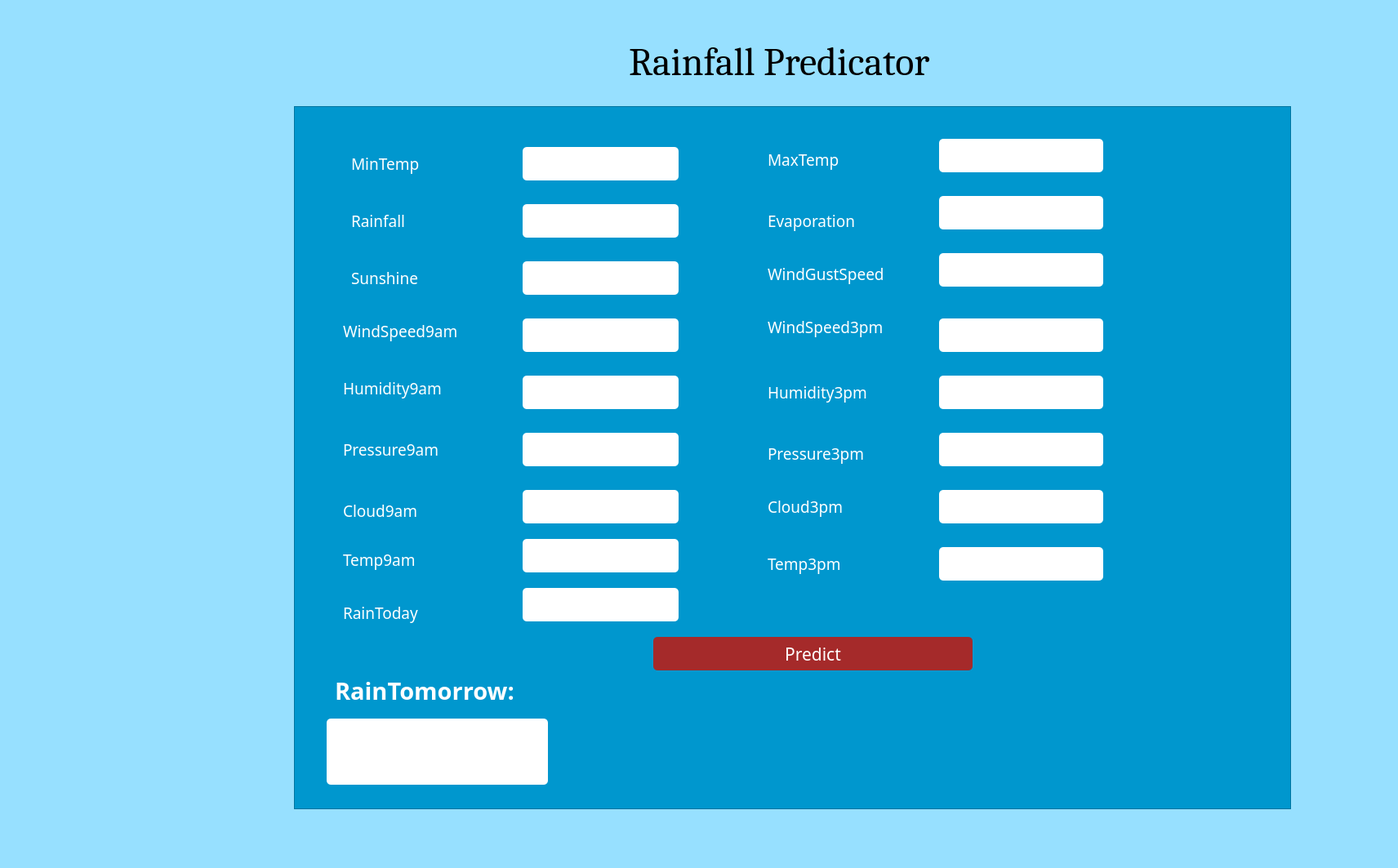
<?xml version="1.0" encoding="UTF-8"?>
<ui version="4.0">
 <class>Form</class>
 <widget class="QWidget" name="Form">
  <property name="geometry">
   <rect>
    <x>0</x>
    <y>0</y>
    <width>1712</width>
    <height>1063</height>
   </rect>
  </property>
  <property name="windowTitle">
   <string>Form</string>
  </property>
  <property name="styleSheet">
   <string notr="true">background-color: rgb(151, 236, 255);
background-color: rgb(151, 224, 255);</string>
  </property>
  <widget class="QLabel" name="label">
   <property name="geometry">
    <rect>
     <x>770</x>
     <y>30</y>
     <width>681</width>
     <height>91</height>
    </rect>
   </property>
   <property name="font">
    <font>
     <family>Cambria</family>
     <pointsize>36</pointsize>
    </font>
   </property>
   <property name="styleSheet">
    <string notr="true">background:transparent</string>
   </property>
   <property name="text">
    <string>Rainfall Predicator</string>
   </property>
  </widget>
  <widget class="QLabel" name="label_4">
   <property name="geometry">
    <rect>
     <x>130</x>
     <y>400</y>
     <width>121</width>
     <height>51</height>
    </rect>
   </property>
   <property name="text">
    <string/>
   </property>
  </widget>
  <widget class="QFrame" name="frame">
   <property name="geometry">
    <rect>
     <x>360</x>
     <y>130</y>
     <width>1221</width>
     <height>861</height>
    </rect>
   </property>
   <property name="styleSheet">
    <string notr="true">background-color: rgb(0, 151, 206);</string>
   </property>
   <property name="frameShape">
    <enum>QFrame::StyledPanel</enum>
   </property>
   <property name="frameShadow">
    <enum>QFrame::Raised</enum>
   </property>
   <widget class="QLabel" name="label_2">
    <property name="geometry">
     <rect>
      <x>70</x>
      <y>50</y>
      <width>161</width>
      <height>41</height>
     </rect>
    </property>
    <property name="font">
     <font>
      <family>Trebuchet MS</family>
      <pointsize>14</pointsize>
     </font>
    </property>
    <property name="styleSheet">
     <string notr="true">color:white</string>
    </property>
    <property name="text">
     <string>MinTemp</string>
    </property>
   </widget>
   <widget class="QLabel" name="label_5">
    <property name="geometry">
     <rect>
      <x>70</x>
      <y>120</y>
      <width>171</width>
      <height>41</height>
     </rect>
    </property>
    <property name="font">
     <font>
      <family>Trebuchet MS</family>
      <pointsize>14</pointsize>
     </font>
    </property>
    <property name="styleSheet">
     <string notr="true">color:white</string>
    </property>
    <property name="text">
     <string>Rainfall</string>
    </property>
   </widget>
   <widget class="QLabel" name="label_6">
    <property name="geometry">
     <rect>
      <x>70</x>
      <y>190</y>
      <width>191</width>
      <height>41</height>
     </rect>
    </property>
    <property name="font">
     <font>
      <family>Trebuchet MS</family>
      <pointsize>14</pointsize>
     </font>
    </property>
    <property name="styleSheet">
     <string notr="true">color:white</string>
    </property>
    <property name="text">
     <string>Sunshine</string>
    </property>
   </widget>
   <widget class="QLabel" name="label_7">
    <property name="geometry">
     <rect>
      <x>60</x>
      <y>260</y>
      <width>191</width>
      <height>31</height>
     </rect>
    </property>
    <property name="font">
     <font>
      <family>Trebuchet MS</family>
      <pointsize>14</pointsize>
     </font>
    </property>
    <property name="styleSheet">
     <string notr="true">color:white</string>
    </property>
    <property name="text">
     <string>WindSpeed9am</string>
    </property>
   </widget>
   <widget class="QLabel" name="label_8">
    <property name="geometry">
     <rect>
      <x>60</x>
      <y>330</y>
      <width>191</width>
      <height>31</height>
     </rect>
    </property>
    <property name="font">
     <font>
      <family>Trebuchet MS</family>
      <pointsize>14</pointsize>
     </font>
    </property>
    <property name="styleSheet">
     <string notr="true">color:white</string>
    </property>
    <property name="text">
     <string>Humidity9am</string>
    </property>
   </widget>
   <widget class="QLabel" name="label_9">
    <property name="geometry">
     <rect>
      <x>60</x>
      <y>400</y>
      <width>181</width>
      <height>41</height>
     </rect>
    </property>
    <property name="font">
     <font>
      <family>Trebuchet MS</family>
      <pointsize>14</pointsize>
     </font>
    </property>
    <property name="styleSheet">
     <string notr="true">color:white</string>
    </property>
    <property name="text">
     <string>Pressure9am</string>
    </property>
   </widget>
   <widget class="QLineEdit" name="txtmin">
    <property name="geometry">
     <rect>
      <x>280</x>
      <y>50</y>
      <width>191</width>
      <height>41</height>
     </rect>
    </property>
    <property name="font">
     <font>
      <pointsize>12</pointsize>
     </font>
    </property>
    <property name="styleSheet">
     <string notr="true">QLineEdit
{
background-color: white;


   border-radius:5px;
}</string>
    </property>
   </widget>
   <widget class="QLineEdit" name="txtrain">
    <property name="geometry">
     <rect>
      <x>280</x>
      <y>120</y>
      <width>191</width>
      <height>41</height>
     </rect>
    </property>
    <property name="font">
     <font>
      <pointsize>12</pointsize>
     </font>
    </property>
    <property name="styleSheet">
     <string notr="true">QLineEdit
{
background-color: white;


   border-radius:5px;
}</string>
    </property>
   </widget>
   <widget class="QLineEdit" name="txtsun">
    <property name="geometry">
     <rect>
      <x>280</x>
      <y>190</y>
      <width>191</width>
      <height>41</height>
     </rect>
    </property>
    <property name="font">
     <font>
      <pointsize>12</pointsize>
     </font>
    </property>
    <property name="styleSheet">
     <string notr="true">QLineEdit
{
background-color: white;


   border-radius:5px;
}</string>
    </property>
   </widget>
   <widget class="QLineEdit" name="txtwin9">
    <property name="geometry">
     <rect>
      <x>280</x>
      <y>260</y>
      <width>191</width>
      <height>41</height>
     </rect>
    </property>
    <property name="font">
     <font>
      <pointsize>12</pointsize>
     </font>
    </property>
    <property name="styleSheet">
     <string notr="true">QLineEdit
{
background-color: white;


   border-radius:5px;
}</string>
    </property>
   </widget>
   <widget class="QLineEdit" name="txthumi9">
    <property name="geometry">
     <rect>
      <x>280</x>
      <y>330</y>
      <width>191</width>
      <height>41</height>
     </rect>
    </property>
    <property name="font">
     <font>
      <pointsize>12</pointsize>
     </font>
    </property>
    <property name="styleSheet">
     <string notr="true">QLineEdit
{
background-color: white;


   border-radius:5px;
}</string>
    </property>
   </widget>
   <widget class="QLineEdit" name="txtpress9">
    <property name="geometry">
     <rect>
      <x>280</x>
      <y>400</y>
      <width>191</width>
      <height>41</height>
     </rect>
    </property>
    <property name="font">
     <font>
      <pointsize>12</pointsize>
     </font>
    </property>
    <property name="styleSheet">
     <string notr="true">QLineEdit
{
background-color: white;


   border-radius:5px;
}</string>
    </property>
   </widget>
   <widget class="QLabel" name="label_10">
    <property name="geometry">
     <rect>
      <x>580</x>
      <y>50</y>
      <width>161</width>
      <height>31</height>
     </rect>
    </property>
    <property name="font">
     <font>
      <family>Trebuchet MS</family>
      <pointsize>14</pointsize>
     </font>
    </property>
    <property name="styleSheet">
     <string notr="true">color:white</string>
    </property>
    <property name="text">
     <string>MaxTemp</string>
    </property>
   </widget>
   <widget class="QLabel" name="label_11">
    <property name="geometry">
     <rect>
      <x>580</x>
      <y>120</y>
      <width>151</width>
      <height>41</height>
     </rect>
    </property>
    <property name="font">
     <font>
      <family>Trebuchet MS</family>
      <pointsize>14</pointsize>
     </font>
    </property>
    <property name="styleSheet">
     <string notr="true">color:white</string>
    </property>
    <property name="text">
     <string>Evaporation</string>
    </property>
   </widget>
   <widget class="QLabel" name="label_12">
    <property name="geometry">
     <rect>
      <x>580</x>
      <y>190</y>
      <width>161</width>
      <height>31</height>
     </rect>
    </property>
    <property name="font">
     <font>
      <family>Trebuchet MS</family>
      <pointsize>14</pointsize>
     </font>
    </property>
    <property name="styleSheet">
     <string notr="true">color:white</string>
    </property>
    <property name="text">
     <string>WindGustSpeed</string>
    </property>
   </widget>
   <widget class="QLabel" name="label_13">
    <property name="geometry">
     <rect>
      <x>580</x>
      <y>250</y>
      <width>161</width>
      <height>41</height>
     </rect>
    </property>
    <property name="font">
     <font>
      <family>Trebuchet MS</family>
      <pointsize>14</pointsize>
     </font>
    </property>
    <property name="styleSheet">
     <string notr="true">color:white</string>
    </property>
    <property name="text">
     <string>WindSpeed3pm</string>
    </property>
   </widget>
   <widget class="QLabel" name="label_14">
    <property name="geometry">
     <rect>
      <x>580</x>
      <y>330</y>
      <width>151</width>
      <height>41</height>
     </rect>
    </property>
    <property name="font">
     <font>
      <family>Trebuchet MS</family>
      <pointsize>14</pointsize>
     </font>
    </property>
    <property name="styleSheet">
     <string notr="true">color:white</string>
    </property>
    <property name="text">
     <string>Humidity3pm</string>
    </property>
   </widget>
   <widget class="QLabel" name="label_15">
    <property name="geometry">
     <rect>
      <x>580</x>
      <y>410</y>
      <width>141</width>
      <height>31</height>
     </rect>
    </property>
    <property name="font">
     <font>
      <family>Trebuchet MS</family>
      <pointsize>14</pointsize>
     </font>
    </property>
    <property name="styleSheet">
     <string notr="true">color:white</string>
    </property>
    <property name="text">
     <string>Pressure3pm</string>
    </property>
   </widget>
   <widget class="QLineEdit" name="txtmax">
    <property name="geometry">
     <rect>
      <x>790</x>
      <y>40</y>
      <width>201</width>
      <height>41</height>
     </rect>
    </property>
    <property name="font">
     <font>
      <pointsize>12</pointsize>
     </font>
    </property>
    <property name="styleSheet">
     <string notr="true">QLineEdit
{
background-color: white;


   border-radius:5px;
}</string>
    </property>
   </widget>
   <widget class="QLineEdit" name="txteva">
    <property name="geometry">
     <rect>
      <x>790</x>
      <y>110</y>
      <width>201</width>
      <height>41</height>
     </rect>
    </property>
    <property name="font">
     <font>
      <pointsize>12</pointsize>
     </font>
    </property>
    <property name="styleSheet">
     <string notr="true">QLineEdit
{
background-color: white;


   border-radius:5px;
}</string>
    </property>
   </widget>
   <widget class="QLineEdit" name="txtwin">
    <property name="geometry">
     <rect>
      <x>790</x>
      <y>180</y>
      <width>201</width>
      <height>41</height>
     </rect>
    </property>
    <property name="font">
     <font>
      <pointsize>12</pointsize>
     </font>
    </property>
    <property name="styleSheet">
     <string notr="true">QLineEdit
{
background-color: white;


   border-radius:5px;
}</string>
    </property>
   </widget>
   <widget class="QLineEdit" name="txtwin3">
    <property name="geometry">
     <rect>
      <x>790</x>
      <y>260</y>
      <width>201</width>
      <height>41</height>
     </rect>
    </property>
    <property name="font">
     <font>
      <pointsize>12</pointsize>
     </font>
    </property>
    <property name="styleSheet">
     <string notr="true">QLineEdit
{
background-color: white;


   border-radius:5px;
}</string>
    </property>
   </widget>
   <widget class="QLineEdit" name="txthumi3">
    <property name="geometry">
     <rect>
      <x>790</x>
      <y>330</y>
      <width>201</width>
      <height>41</height>
     </rect>
    </property>
    <property name="font">
     <font>
      <pointsize>12</pointsize>
     </font>
    </property>
    <property name="styleSheet">
     <string notr="true">QLineEdit
{
background-color: white;


   border-radius:5px;
}</string>
    </property>
   </widget>
   <widget class="QLineEdit" name="txtpress3">
    <property name="geometry">
     <rect>
      <x>790</x>
      <y>400</y>
      <width>201</width>
      <height>41</height>
     </rect>
    </property>
    <property name="font">
     <font>
      <pointsize>12</pointsize>
     </font>
    </property>
    <property name="styleSheet">
     <string notr="true">QLineEdit
{
background-color: white;


   border-radius:5px;
}</string>
    </property>
   </widget>
   <widget class="QLabel" name="label_3">
    <property name="geometry">
     <rect>
      <x>60</x>
      <y>480</y>
      <width>171</width>
      <height>31</height>
     </rect>
    </property>
    <property name="font">
     <font>
      <family>Trebuchet MS</family>
      <pointsize>14</pointsize>
     </font>
    </property>
    <property name="styleSheet">
     <string notr="true">color:white</string>
    </property>
    <property name="text">
     <string>Cloud9am</string>
    </property>
   </widget>
   <widget class="QLabel" name="label_17">
    <property name="geometry">
     <rect>
      <x>580</x>
      <y>470</y>
      <width>141</width>
      <height>41</height>
     </rect>
    </property>
    <property name="font">
     <font>
      <family>Trebuchet MS</family>
      <pointsize>14</pointsize>
     </font>
    </property>
    <property name="styleSheet">
     <string notr="true">color:white</string>
    </property>
    <property name="text">
     <string>Cloud3pm</string>
    </property>
   </widget>
   <widget class="QLabel" name="label_18">
    <property name="geometry">
     <rect>
      <x>60</x>
      <y>540</y>
      <width>151</width>
      <height>31</height>
     </rect>
    </property>
    <property name="font">
     <font>
      <family>Trebuchet MS</family>
      <pointsize>14</pointsize>
     </font>
    </property>
    <property name="styleSheet">
     <string notr="true">color:white</string>
    </property>
    <property name="text">
     <string>Temp9am</string>
    </property>
   </widget>
   <widget class="QLabel" name="label_19">
    <property name="geometry">
     <rect>
      <x>580</x>
      <y>540</y>
      <width>141</width>
      <height>41</height>
     </rect>
    </property>
    <property name="font">
     <font>
      <family>Trebuchet MS</family>
      <pointsize>14</pointsize>
     </font>
    </property>
    <property name="styleSheet">
     <string notr="true">color:white</string>
    </property>
    <property name="text">
     <string>Temp3pm</string>
    </property>
   </widget>
   <widget class="QLineEdit" name="txtcl9">
    <property name="geometry">
     <rect>
      <x>280</x>
      <y>470</y>
      <width>191</width>
      <height>41</height>
     </rect>
    </property>
    <property name="font">
     <font>
      <pointsize>12</pointsize>
     </font>
    </property>
    <property name="styleSheet">
     <string notr="true">QLineEdit
{
background-color: white;


   border-radius:5px;
}</string>
    </property>
   </widget>
   <widget class="QLineEdit" name="txtcl3">
    <property name="geometry">
     <rect>
      <x>790</x>
      <y>470</y>
      <width>201</width>
      <height>41</height>
     </rect>
    </property>
    <property name="font">
     <font>
      <pointsize>12</pointsize>
     </font>
    </property>
    <property name="styleSheet">
     <string notr="true">QLineEdit
{
background-color: white;


   border-radius:5px;
}</string>
    </property>
   </widget>
   <widget class="QLineEdit" name="txttemp9">
    <property name="geometry">
     <rect>
      <x>280</x>
      <y>530</y>
      <width>191</width>
      <height>41</height>
     </rect>
    </property>
    <property name="font">
     <font>
      <pointsize>12</pointsize>
     </font>
    </property>
    <property name="styleSheet">
     <string notr="true">QLineEdit
{
background-color: white;


   border-radius:5px;
}</string>
    </property>
   </widget>
   <widget class="QLabel" name="label_20">
    <property name="geometry">
     <rect>
      <x>60</x>
      <y>600</y>
      <width>151</width>
      <height>41</height>
     </rect>
    </property>
    <property name="font">
     <font>
      <family>Trebuchet MS</family>
      <pointsize>14</pointsize>
     </font>
    </property>
    <property name="styleSheet">
     <string notr="true">color:white</string>
    </property>
    <property name="text">
     <string>RainToday</string>
    </property>
   </widget>
   <widget class="QLineEdit" name="txttemp3">
    <property name="geometry">
     <rect>
      <x>790</x>
      <y>540</y>
      <width>201</width>
      <height>41</height>
     </rect>
    </property>
    <property name="font">
     <font>
      <pointsize>12</pointsize>
     </font>
    </property>
    <property name="styleSheet">
     <string notr="true">QLineEdit
{
background-color: white;


   border-radius:5px;
}</string>
    </property>
   </widget>
   <widget class="QLineEdit" name="txttoday">
    <property name="geometry">
     <rect>
      <x>280</x>
      <y>590</y>
      <width>191</width>
      <height>41</height>
     </rect>
    </property>
    <property name="font">
     <font>
      <pointsize>12</pointsize>
     </font>
    </property>
    <property name="styleSheet">
     <string notr="true">QLineEdit
{
background-color: white;


   border-radius:5px;
}</string>
    </property>
   </widget>
   <widget class="QLabel" name="label_16">
    <property name="geometry">
     <rect>
      <x>50</x>
      <y>680</y>
      <width>291</width>
      <height>71</height>
     </rect>
    </property>
    <property name="font">
     <font>
      <family>Trebuchet MS</family>
      <pointsize>22</pointsize>
      <weight>75</weight>
      <bold>true</bold>
     </font>
    </property>
    <property name="styleSheet">
     <string notr="true">color:white</string>
    </property>
    <property name="text">
     <string>RainTomorrow:</string>
    </property>
   </widget>
   <widget class="QLineEdit" name="txtresult">
    <property name="geometry">
     <rect>
      <x>40</x>
      <y>750</y>
      <width>271</width>
      <height>81</height>
     </rect>
    </property>
    <property name="font">
     <font>
      <pointsize>18</pointsize>
     </font>
    </property>
    <property name="styleSheet">
     <string notr="true">QLineEdit
{
background-color: white;


   border-radius:5px;
}</string>
    </property>
   </widget>
   <widget class="QPushButton" name="btnpred">
    <property name="geometry">
     <rect>
      <x>440</x>
      <y>650</y>
      <width>391</width>
      <height>41</height>
     </rect>
    </property>
    <property name="font">
     <font>
      <family>Trebuchet MS</family>
      <pointsize>16</pointsize>
     </font>
    </property>
    <property name="styleSheet">
     <string notr="true">QPushButton
{
 background:brown;
}
QPushButton
{  
   color:white;
   border-radius:5px;
}
QPushButton:hover
{  
   color:red;
   border-radius:5px;
   background-color:white;
}</string>
    </property>
    <property name="text">
     <string>Predict</string>
    </property>
   </widget>
  </widget>
 </widget>
 <resources/>
 <connections/>
</ui>
